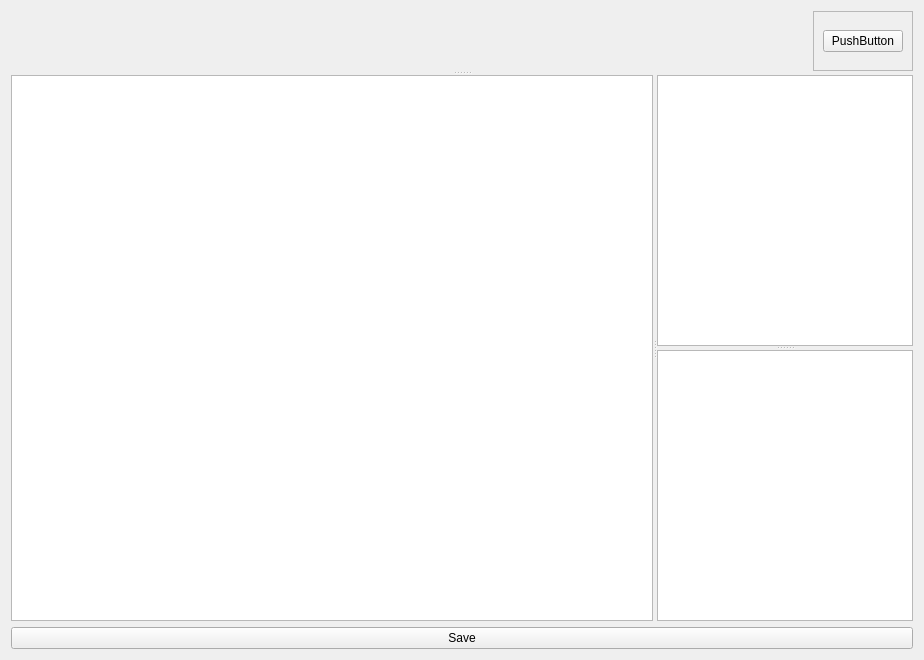
<?xml version="1.0" encoding="UTF-8"?>
<ui version="4.0">
 <class>Form</class>
 <widget class="QWidget" name="Form">
  <property name="geometry">
   <rect>
    <x>0</x>
    <y>0</y>
    <width>924</width>
    <height>660</height>
   </rect>
  </property>
  <property name="windowTitle">
   <string>Form</string>
  </property>
  <layout class="QVBoxLayout" name="verticalLayout">
   <item>
    <widget class="QSplitter" name="splitter_3">
     <property name="orientation">
      <enum>Qt::Vertical</enum>
     </property>
     <widget class="QWidget" name="">
      <layout class="QHBoxLayout" name="horizontalLayout_2" stretch="1,0">
       <item>
        <widget class="QWidget" name="meta_placeholder" native="true">
         <property name="sizePolicy">
          <sizepolicy hsizetype="Preferred" vsizetype="Maximum">
           <horstretch>0</horstretch>
           <verstretch>0</verstretch>
          </sizepolicy>
         </property>
        </widget>
       </item>
       <item>
        <widget class="QFrame" name="frame">
         <property name="frameShape">
          <enum>QFrame::StyledPanel</enum>
         </property>
         <property name="frameShadow">
          <enum>QFrame::Raised</enum>
         </property>
         <layout class="QGridLayout" name="gridLayout">
          <item row="0" column="0">
           <widget class="QPushButton" name="snapshot_button">
            <property name="text">
             <string>PushButton</string>
            </property>
           </widget>
          </item>
         </layout>
        </widget>
       </item>
      </layout>
     </widget>
     <widget class="QSplitter" name="splitter_2">
      <property name="orientation">
       <enum>Qt::Horizontal</enum>
      </property>
      <widget class="RootTreeView" name="tree_view">
       <property name="sizePolicy">
        <sizepolicy hsizetype="Preferred" vsizetype="Preferred">
         <horstretch>1</horstretch>
         <verstretch>0</verstretch>
        </sizepolicy>
       </property>
      </widget>
      <widget class="QSplitter" name="splitter">
       <property name="orientation">
        <enum>Qt::Vertical</enum>
       </property>
       <widget class="LivePVTableView" name="sub_pv_table_view"/>
       <widget class="NestableTableView" name="sub_coll_table_view"/>
      </widget>
     </widget>
    </widget>
   </item>
   <item>
    <widget class="QPushButton" name="save_button">
     <property name="text">
      <string>Save</string>
     </property>
    </widget>
   </item>
  </layout>
 </widget>
 <customwidgets>
  <customwidget>
   <class>LivePVTableView</class>
   <extends>QTableView</extends>
   <header>superscore.widgets.views</header>
  </customwidget>
  <customwidget>
   <class>NestableTableView</class>
   <extends>QTableView</extends>
   <header>superscore.widgets.views</header>
  </customwidget>
  <customwidget>
   <class>RootTreeView</class>
   <extends>QTreeView</extends>
   <header>superscore.widgets.views</header>
  </customwidget>
 </customwidgets>
 <resources/>
 <connections/>
</ui>
